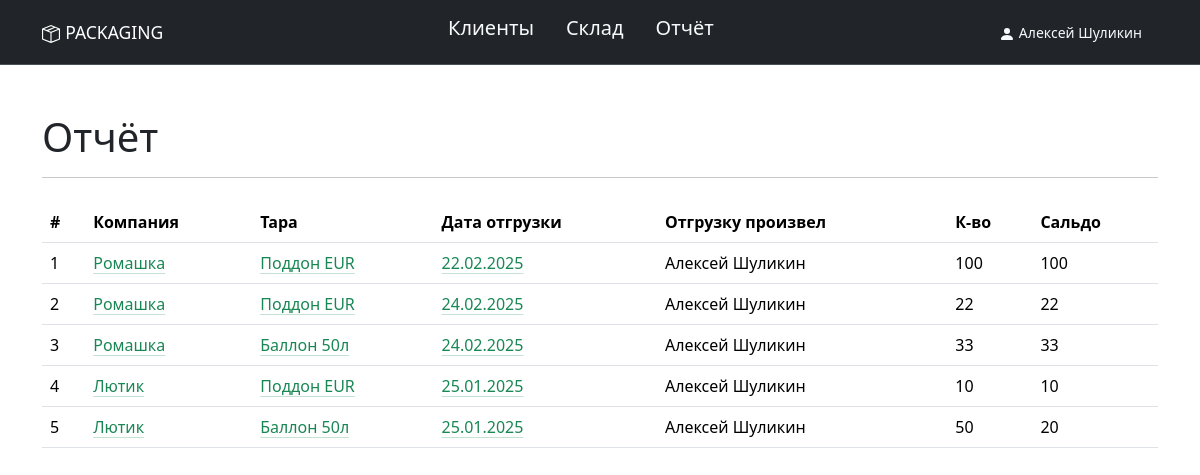
The app's page /report/ (signed in) with its own data.
### users/models.py (models this page shows, shortened)
class User(AbstractUser):
    OPTION_ONE = 'admin'
    OPTION_TWO = 'manager'
    OPTION_THREE = 'worker'
    OPTIONS = [
        (OPTION_ONE, 'Администратор'),
        (OPTION_TWO, 'Менеджер'),
        (OPTION_THREE, 'Работник'),
    ]
    position = models.CharField(
        'Статус',
        max_length=10,
        choices=OPTIONS,
        default=OPTION_ONE
    )
    first_name = models.CharField(
        'Имя',
        max_length=50
    )
    last_name = models.CharField(
        'Фамилия',
        max_length=50
    )
    avatar = models.ImageField(
        'Аватар',
        upload_to='user/',
        blank=True, null=True
    )
    phone_number = models.CharField(
        'Телефон',
        max_length=15,
        blank=True,
        null=True
    )
    address = models.TextField(
        'Адрес',
        blank=True,
        null=True
    )
    email = models.EmailField(unique=True)
    created_at = models.DateTimeField("Дата создания", auto_now_add=True)
    updated_at = models.DateTimeField("Дата обновления", auto_now=True)
    class Meta:
        verbose_name = 'сотрудника'
        verbose_name_plural = 'Сотрудники'

class Client(models.Model):
    company_name = models.CharField(
        'Компания',
        max_length=100,
        blank=True,
        null=True
    )
    first_name = models.CharField(
        'Имя',
        max_length=50
    )
    last_name = models.CharField(
        'Фамилия',
        max_length=50,
        blank=True,
        null=True
    )
    phone_number = models.CharField(
        'Телефон',
        max_length=15,
        null=False,
        blank=False,
    )
    address = models.TextField(
        'Адрес',
        blank=True,
        null=True
    )
    class Meta:
        verbose_name = 'клиента'
        verbose_name_plural = 'Клиенты'
    created_at = models.DateTimeField("Дата создания", auto_now_add=True)
    updated_at = models.DateTimeField("Дата обновления", auto_now=True)

### registration/models.py (models this page shows, shortened)
class BaseClass(Model):
    packing = ForeignKey(
        Packing,
        on_delete=CASCADE,
        verbose_name='Тара',
    )
    user = ForeignKey(
        User,
        on_delete=CASCADE,
        verbose_name='Пользователь',
    )
    created_at = DateTimeField(
        'Дата записи',
        auto_now_add=True,
    )
    amount = IntegerField(
        'Количество',
        null=False,
        blank=False,
    )
    text = TextField(
        'Комментарий',
        null=True,
        blank=True,
    )
    class Meta:
        abstract = True

class Extradition(BaseClass):
    client = ForeignKey(
        Client,
        on_delete=CASCADE,
        verbose_name='Клиент',
    )
    balance_storage = IntegerField(
        'Остаток',
        null=False,
        blank=False,
    )
    class Meta:
        verbose_name = 'Выдача'
        verbose_name_plural = 'Выдача'

class Packing(Model):
    name = CharField(
        'Наименование',
        max_length=CHAR_MAX,
        db_index=True,
    )
    text = TextField(
        'Комментарий',
        null=True,
        blank=True,
    )
    balance = IntegerField(
        'в наличии',
        default=0,
    )
    class Meta:
        verbose_name = 'тару'
        verbose_name_plural = 'Тара'

### registration/views.py (the view)
@login_required
def report_table(request):
    extraditions = Extradition.objects.filter(
        balance_storage__gt=0
    ).select_related('client').order_by('client_id')
    page_obj = paginate_queryset(extraditions, request, ELEMENT_PAGE)
    return render(request, 'registration/report.html', {'page_obj': page_obj})

### registration/views.py (called while the page is built)
def paginate_queryset(queryset, request, items_per_page=ELEMENT_PAGE):
    paginator = Paginator(queryset, items_per_page)
    page_number = request.GET.get('page')
    return paginator.get_page(page_number)

### templates/registration/report.html (shortened to what this page needs)
{% extends "base.html" %}
{% load django_bootstrap5 %}
{% load bootstrap_icons %}
{% load static %}
{% block content %}
<main>
    <div class="container py-5">
        <h1 class="display-6" style="display: inline;">Отчёт</h1>
        <hr>
        {% if page_obj  %}
            <table class="table mt-4">
                <thead>
                    <tr>
                        <th>#</th>
                        <th>Компания</th>
                        <th>Тара</th>
                        <th>Дата отгрузки</th>
                        <th>Отгрузку произвел</th>
                        <th>К-во</th>
                        <th>Сальдо</th>
                    </tr>
                </thead>
                <tbody>
                    {% for extraditions in page_obj  %}
                        <tr>
                            <td>{{ forloop.counter }}</td>
                            <td>
                                <a href="{% url 'registration:reportclient' extraditions.client.id %}"
                                    class="link-success link-offset-2 link-underline-opacity-25 link-underline-opacity-100-hover">
                                        {{ extraditions.client.company_name}}
                                </a>
                            </td>
                            <td>
                                <a href="{% url 'registration:reportpacking' extraditions.packing.id %}"
                                    class="link-success link-offset-2 link-underline-opacity-25 link-underline-opacity-100-hover">
                                        {{ extraditions.packing.name }}
                                </a>
                            </td>
                            <td>
                                <a href="{% url 'registration:reportdate' extraditions.created_at.year extraditions.created_at.month extraditions.created_at.day %}"
                                    class="link-success link-offset-2 link-underline-opacity-25 link-underline-opacity-100-hover">
                                        {{ extraditions.created_at|date:"d.m.Y" }}
                                </a>
                            </td>
                            <td>{{ extraditions.user.get_full_name }}</td>
                            <td>{{ extraditions.amount }}</td>
                            <td>{{ extraditions.balance_storage }}</td>
                        </tr>
                    {% endfor %}
                </tbody>
            </table>
        {% else %}
            <strong>Статус:</strong> данные отсутствуют <hr>
        {% endif %}
    </div>
</main>
{% endblock %}

### templates/base.html (shortened to what this page needs)
<!DOCTYPE html>
<html lang="ru">
  <head>
    {% load django_bootstrap5 %}
    {% bootstrap_css %}
  </head>
  <body>
    {% include "includes/header.html" %}
    <div>
      {% block content %}{% endblock %}
    </div>
  </body>
</html>

### templates/includes/header.html (shortened to what this page needs)
{% load static %}
{% load bootstrap_icons %}
<header>
  <nav class="navbar bg-dark border-bottom border-bottom-dark" data-bs-theme="dark">
    <div class="container">
      <a class="navbar-brand" href="{% url 'registration:index' %}">
        <small>PACKAGING</small>
      </a>
      <ul class="nav justify-content-center">
        {% if user.position == 'admin' %}
          <li class="nav-item">
            <a class="nav-link  link-light" href="{% url 'registration:clients' %}">
              <h5>Клиенты</h5>
            </a>
          </li>
          <li class="nav-item">
            <a class="nav-link  link-light" href="{% url 'registration:packing' %}">
              <h5>Склад</h5>
            </a>
          </li>
          <li class="nav-item">
            <a class="nav-link  link-light" href="{% url 'registration:report' %}">
              <h5>Отчёт</h5>
            </a>
          </li>
        {% endif %}
      </ul>
      <ul class="nav justify-content-end">
        {% if user.is_authenticated %}
            <div class="btn-group" role="group" aria-label="Basic outlined example">
              <a class="nav-link  link-light" href="{% url 'users:personal_account' user.id %}" >
                <svg xmlns="http://www.w3.org/2000/svg" width="16" height="16" fill="currentColor" class="bi bi-person-fill" viewBox="0 0 16 16">
                  <path d="M3 14s-1 0-1-1 1-4 6-4 6 3 6 4-1 1-1 1H3Zm5-6a3 3 0 1 0 0-6 3 3 0 0 0 0 6Z"/>
                </svg>
                <small>{{ user.first_name }} {{ user.last_name }}</small>
              </a>
            </div>
          {% else %}
            <div class="btn-group" role="group" aria-label="Basic outlined example">укцу
            </div>
          {% endif %}
      </ul>
    </div>
  </nav>
</header>

### records on screen
User: first_name "Алексей", last_name "Шуликин"
Extradition: client.company_name "Ромашка", packing.name "Поддон EUR", created_at "22.02.2025", user.get_full_name "Алексей Шуликин", amount "100", balance_storage "100"
Extradition: client.company_name "Ромашка", packing.name "Поддон EUR", created_at "24.02.2025", user.get_full_name "Алексей Шуликин", amount "22", balance_storage "22"
Extradition: client.company_name "Ромашка", packing.name "Баллон 50л", created_at "24.02.2025", user.get_full_name "Алексей Шуликин", amount "33", balance_storage "33"
Extradition: client.company_name "Лютик", packing.name "Поддон EUR", created_at "25.01.2025", user.get_full_name "Алексей Шуликин", amount "10", balance_storage "10"
Extradition: client.company_name "Лютик", packing.name "Баллон 50л", created_at "25.01.2025", user.get_full_name "Алексей Шуликин", amount "50", balance_storage "20"
